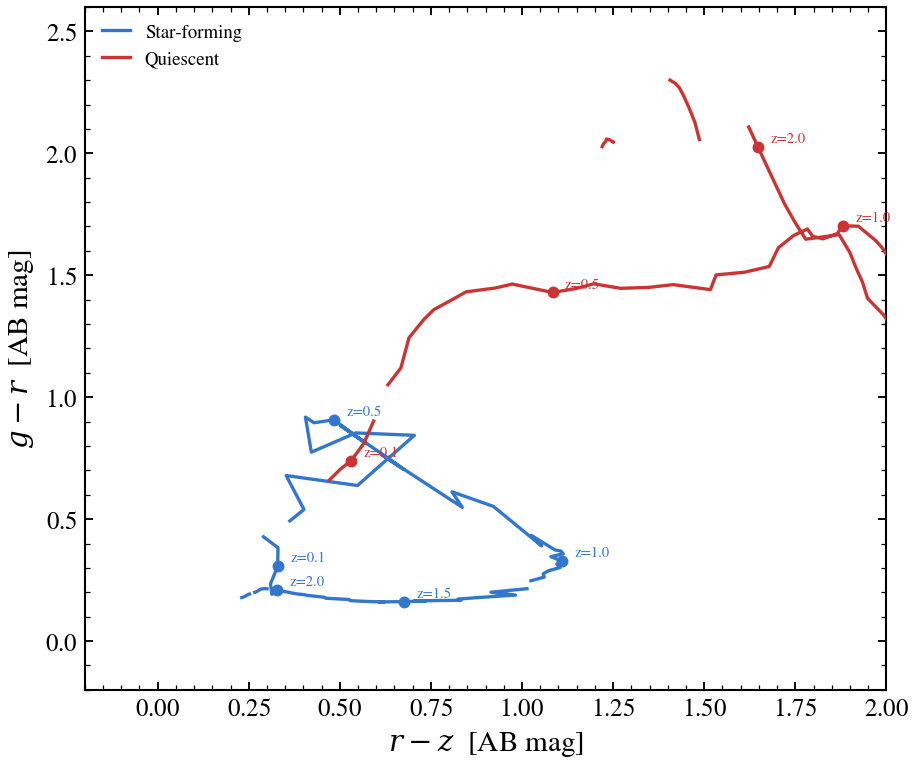

Python code for this plot:
"""
Photometric colour tracks vs redshift
========================================

How does a galaxy's location in colour–colour space evolve with
redshift? We compute SDSS ``g − r`` and ``r − z`` colours for two
galaxy populations — a young star-forming and an old quiescent —
across ``z = 0`` to ``3``, with arrows marking the integer redshift
stops. This is the reference picture for photometric redshift
classifiers and for stellar-template grids.

Useful intuition this figure makes obvious:

- the 4000 Å break sweeps from the *u-g* baseline at ``z = 0``
  into the *r-z* baseline by ``z ≳ 1.2``
- the star-forming and quiescent tracks separate most at low z,
  then converge at high z as the break leaves all visible bands
- the visible-band colours alone cannot distinguish a dusty
  z = 0.5 SF galaxy from an unobscured z = 3 LBG (the LBG dropout
  degeneracy demonstrated in workflows/plot_workflow_photoz_degeneracy)
"""

import warnings

import jax
import matplotlib.pyplot as plt
import numpy as np

import tengri
from tengri.analysis.plotting import setup_style

setup_style()
warnings.filterwarnings("ignore", message=".*BakedInBackend.*")


def _flux(model, params):
    return np.asarray(model.predict_photometry(params))


obs = tengri.Observation(
    photometry=tengri.Photometry.from_names(["sdss_g", "sdss_r", "sdss_z"])
)


def _build_population(peak_lbt, width, tau_diff):
    """Return a model with the given SFH peak time / width / dust."""
    return tengri.SEDModel.build(
        tengri.load_ssp(),
        observation=obs,
        sfh={"type": "tsnorm", "*": tengri.FIXED,
             "peak_lbt_gyr": peak_lbt, "width_gyr": width,
             "log_peak_sfr": 1.0, "skew": 0.0, "trunc": 13.0},
        dust={"type": "two_component", "*": tengri.FIXED,
              "tau_diff": tau_diff, "tau_bc": 0.3, "slope": -0.7},
        # redshift will be reassigned per evaluation below
        redshift=tengri.Uniform(0.001, 3.5),
    )


z_grid = np.linspace(0.05, 2.5, 80)

POPULATIONS = [
    ("Star-forming",    1.5, 2.5, 0.4, "#3377cc"),
    ("Quiescent",       9.0, 1.5, 0.05, "#cc3333"),
]

fig, ax = plt.subplots(figsize=(6.4, 5.4))
for label, peak, width, tau_diff, color in POPULATIONS:
    model = _build_population(peak, width, tau_diff)
    baseline = dict(model.spec.sample(jax.random.PRNGKey(0)))
    gr, rz = np.empty_like(z_grid), np.empty_like(z_grid)
    for i, z in enumerate(z_grid):
        params = {**baseline, "redshift": float(z)}
        flux = _flux(model, params)
        gr[i] = -2.5 * np.log10(flux[0] / flux[1])
        rz[i] = -2.5 * np.log10(flux[1] / flux[2])
    ax.plot(rz, gr, color=color, lw=1.6, label=label, zorder=3)

    # mark integer-z stops
    for z_mark in [0.1, 0.5, 1.0, 1.5, 2.0]:
        i_m = int(np.argmin(np.abs(z_grid - z_mark)))
        ax.scatter(rz[i_m], gr[i_m], s=22, color=color, zorder=4)
        ax.annotate(f"z={z_mark:.1f}", (rz[i_m], gr[i_m]),
                    textcoords="offset points", xytext=(6, 2),
                    fontsize=7, color=color)

ax.set_xlabel(r"$r - z$  [AB mag]")
ax.set_ylabel(r"$g - r$  [AB mag]")
ax.set_xlim(-0.2, 2.0)
ax.set_ylim(-0.2, 2.6)
ax.legend(frameon=False, fontsize=9, loc="upper left")

fig.tight_layout()
fig.savefig("plot_color_tracks_redshift.png", dpi=150, bbox_inches="tight")
